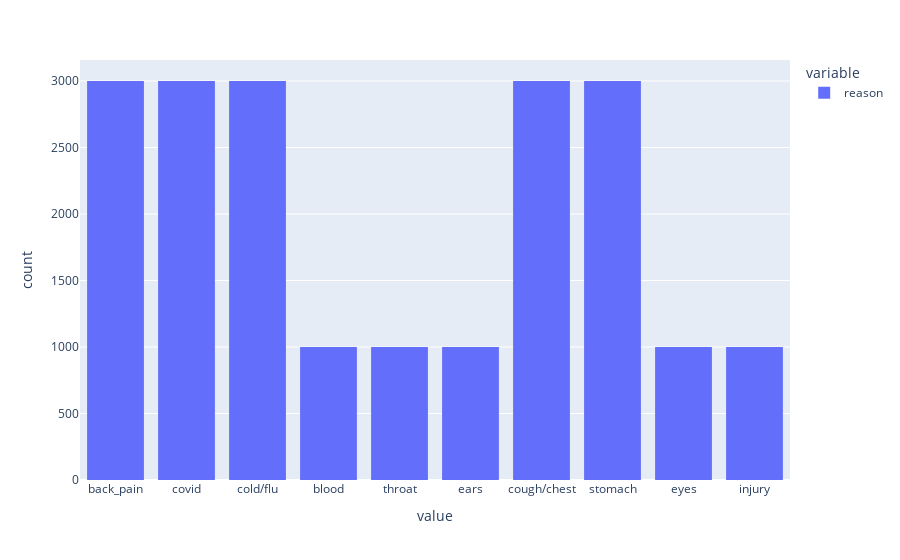

Source (notebook cell):
### Code cell
fig = px.histogram(patients.reason)
fig.show()

### Figure 1 — Plotly figure (JSON) as saved in the notebook; plotly's stock layout.template omitted (floating-point values rounded to 4 significant figures; data arrays with more than 128 entries replaced by an {"elided": "..."} marker saying what was removed)
{"data": [{"alignmentgroup": "True", "bingroup": "x", "hovertemplate": "variable=reason<br>value=%{x}<br>count=%{y}<extra></extra>", "legendgroup": "reason", "marker": {"color": "#636efa", "pattern": {"shape": ""}}, "name": "reason", "offsetgroup": "reason", "orientation": "v", "showlegend": true, "type": "histogram", "x": {"elided": "20000 str values"}, "xaxis": "x", "yaxis": "y"}], "layout": {"barmode": "relative", "legend": {"title": {"text": "variable"}, "tracegroupgap": 0}, "margin": {"t": 60}, "xaxis": {"anchor": "y", "domain": [0, 1], "title": {"text": "value"}}, "yaxis": {"anchor": "x", "domain": [0, 1], "title": {"text": "count"}}}}
